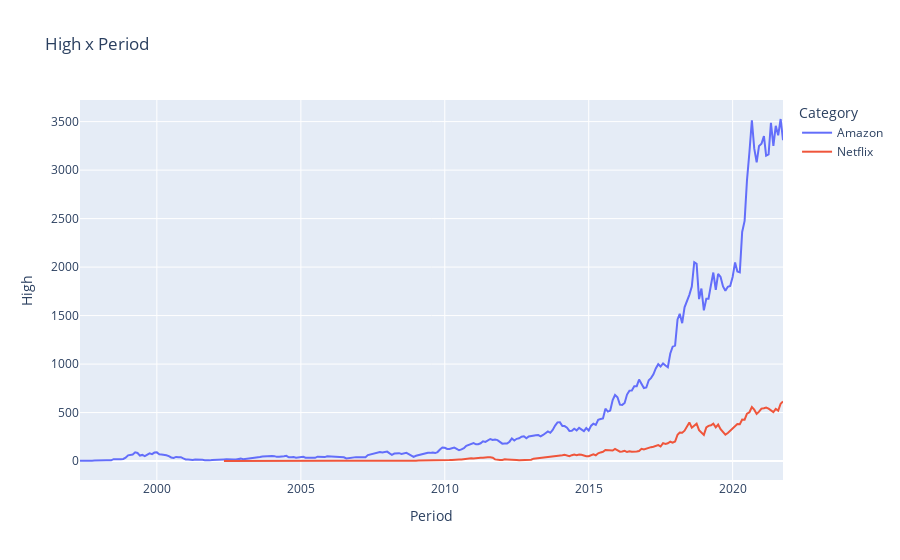

This figure's notebook cell:
### Code cell
px.line(df, x='Period', y='High', color='Category', title='High x Period')

### Figure 1 — Plotly figure (JSON) as saved in the notebook; plotly's stock layout.template omitted (floating-point values rounded to 4 significant figures; data arrays with more than 128 entries replaced by an {"elided": "..."} marker saying what was removed)
{"data": [{"hovertemplate": "Category=Amazon<br>Period=%{x}<br>High=%{y}<extra></extra>", "legendgroup": "Amazon", "line": {"color": "#636efa", "dash": "solid"}, "marker": {"symbol": "circle"}, "mode": "lines", "name": "Amazon", "orientation": "v", "showlegend": true, "type": "scatter", "x": {"elided": "294 str values"}, "xaxis": "x", "y": {"elided": "294 float values"}, "yaxis": "y"}, {"hovertemplate": "Category=Netflix<br>Period=%{x}<br>High=%{y}<extra></extra>", "legendgroup": "Netflix", "line": {"color": "#EF553B", "dash": "solid"}, "marker": {"symbol": "circle"}, "mode": "lines", "name": "Netflix", "orientation": "v", "showlegend": true, "type": "scatter", "x": {"elided": "234 str values"}, "xaxis": "x", "y": {"elided": "234 float values"}, "yaxis": "y"}], "layout": {"legend": {"title": {"text": "Category"}, "tracegroupgap": 0}, "title": {"text": "High x Period"}, "xaxis": {"anchor": "y", "domain": [0, 1], "title": {"text": "Period"}}, "yaxis": {"anchor": "x", "domain": [0, 1], "title": {"text": "High"}}}}
